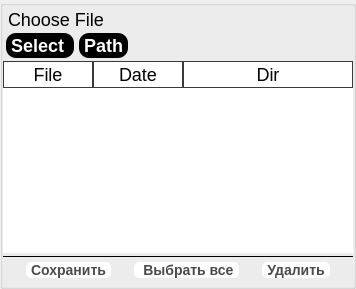
        <widget class="QGroupBox" name="LeftSBar">
         <property name="sizePolicy">
          <sizepolicy hsizetype="Expanding" vsizetype="Expanding">
           <horstretch>0</horstretch>
           <verstretch>0</verstretch>
          </sizepolicy>
         </property>
         <property name="minimumSize">
          <size>
           <width>0</width>
           <height>0</height>
          </size>
         </property>
         <property name="maximumSize">
          <size>
           <width>352</width>
           <height>16777215</height>
          </size>
         </property>
         <property name="styleSheet">
          <string notr="true">#LeftSBar{
	border: 1px solid;
	border-radius: 5px;
	background-color: white;
	color: black;
}</string>
         </property>
         <layout class="QVBoxLayout" name="LeftSideBar">
          <property name="spacing">
           <number>0</number>
          </property>
          <property name="leftMargin">
           <number>0</number>
          </property>
          <property name="topMargin">
           <number>0</number>
          </property>
          <property name="rightMargin">
           <number>0</number>
          </property>
          <property name="bottomMargin">
           <number>0</number>
          </property>
          <item>
           <widget class="QFrame" name="Content_L">
            <property name="sizePolicy">
             <sizepolicy hsizetype="Expanding" vsizetype="Expanding">
              <horstretch>0</horstretch>
              <verstretch>0</verstretch>
             </sizepolicy>
            </property>
            <property name="styleSheet">
             <string notr="true">QPushButton {
	font-weight: bold;
    font-size: 14px;
    color: rgb(75, 75, 75);
    background-color: white;  
    border: none;
    border-radius: 5px;
    padding: 0px 5px;
}

QPushButton:hover {
    background-color: rgb(222, 222, 222);  
}

QPushButton:pressed {
    background-color: rgb(167, 167, 167);
  	color: black;
}

#btns{
	border-top: 1px solid black;	
}</string>
            </property>
            <layout class="QVBoxLayout" name="verticalLayout_10">
             <property name="spacing">
              <number>3</number>
             </property>
             <property name="leftMargin">
              <number>0</number>
             </property>
             <property name="topMargin">
              <number>3</number>
             </property>
             <property name="rightMargin">
              <number>0</number>
             </property>
             <property name="bottomMargin">
              <number>3</number>
             </property>
             <item>
              <widget class="QFrame" name="ChooseFile">
               <property name="sizePolicy">
                <sizepolicy hsizetype="Preferred" vsizetype="Fixed">
                 <horstretch>0</horstretch>
                 <verstretch>0</verstretch>
                </sizepolicy>
               </property>
               <property name="layoutDirection">
                <enum>Qt::LeftToRight</enum>
               </property>
               <property name="styleSheet">
                <string notr="true">QPushButton {
    color: white;
    background-color: rgb(0, 0, 0);  
    border: none;
    border-radius: 10px;
    padding: 2px 5px;
    font-size: 18px;
}

QPushButton:hover {
    background-color: rgb(86, 86, 86);  
}

QPushButton:pressed {
    background-color: rgb(165, 165, 165);
}

QLabel{
	font-size: 18px;
	color: black; 
	margin: 0px 1px;
}</string>
               </property>
               <layout class="QHBoxLayout" name="horizontalLayout_2">
                <property name="spacing">
                 <number>0</number>
                </property>
                <property name="leftMargin">
                 <number>0</number>
                </property>
                <property name="topMargin">
                 <number>0</number>
                </property>
                <property name="rightMargin">
                 <number>0</number>
                </property>
                <property name="bottomMargin">
                 <number>0</number>
                </property>
                <item>
                 <widget class="QFrame" name="verticalFrame">
                  <layout class="QVBoxLayout" name="verticalLayout_9">
                   <property name="spacing">
                    <number>3</number>
                   </property>
                   <property name="leftMargin">
                    <number>0</number>
                   </property>
                   <property name="topMargin">
                    <number>0</number>
                   </property>
                   <property name="rightMargin">
                    <number>0</number>
                   </property>
                   <property name="bottomMargin">
                    <number>0</number>
                   </property>
                   <item>
                    <widget class="QLabel" name="ChooseFile_lb">
                     <property name="font">
                      <font>
                       <pointsize>-1</pointsize>
                      </font>
                     </property>
                     <property name="layoutDirection">
                      <enum>Qt::LeftToRight</enum>
                     </property>
                     <property name="text">
                      <string>Choose File</string>
                     </property>
                    </widget>
                   </item>
                   <item>
                    <widget class="QFrame" name="horizontalFrame">
                     <property name="sizePolicy">
                      <sizepolicy hsizetype="Fixed" vsizetype="Fixed">
                       <horstretch>0</horstretch>
                       <verstretch>0</verstretch>
                      </sizepolicy>
                     </property>
                     <layout class="QHBoxLayout" name="horizontalLayout_4">
                      <property name="spacing">
                       <number>5</number>
                      </property>
                      <property name="leftMargin">
                       <number>3</number>
                      </property>
                      <property name="topMargin">
                       <number>0</number>
                      </property>
                      <property name="rightMargin">
                       <number>0</number>
                      </property>
                      <property name="bottomMargin">
                       <number>0</number>
                      </property>
                      <item>
                       <widget class="QPushButton" name="SelectFile_btn">
                        <property name="sizePolicy">
                         <sizepolicy hsizetype="Fixed" vsizetype="Fixed">
                          <horstretch>0</horstretch>
                          <verstretch>0</verstretch>
                         </sizepolicy>
                        </property>
                        <property name="layoutDirection">
                         <enum>Qt::RightToLeft</enum>
                        </property>
                        <property name="text">
                         <string>Select </string>
                        </property>
                        <property name="icon">
                         <iconset resource="res.qrc">
                          <normaloff>:/icon/icons/file_open_50dp_E3E3E3_FILL0_wght400_GRAD0_opsz48.svg</normaloff>:/icon/icons/file_open_50dp_E3E3E3_FILL0_wght400_GRAD0_opsz48.svg</iconset>
                        </property>
                        <property name="iconSize">
                         <size>
                          <width>20</width>
                          <height>20</height>
                         </size>
                        </property>
                        <property name="flat">
                         <bool>false</bool>
                        </property>
                       </widget>
                      </item>
                      <item>
                       <widget class="QPushButton" name="Copy_btn">
                        <property name="sizePolicy">
                         <sizepolicy hsizetype="Fixed" vsizetype="Fixed">
                          <horstretch>0</horstretch>
                          <verstretch>0</verstretch>
                         </sizepolicy>
                        </property>
                        <property name="layoutDirection">
                         <enum>Qt::RightToLeft</enum>
                        </property>
                        <property name="text">
                         <string>Path</string>
                        </property>
                        <property name="icon">
                         <iconset resource="res.qrc">
                          <normaloff>:/icon/icons/content_copy_50dp_E3E3E3_FILL0_wght400_GRAD0_opsz48.svg</normaloff>:/icon/icons/content_copy_50dp_E3E3E3_FILL0_wght400_GRAD0_opsz48.svg</iconset>
                        </property>
                       </widget>
                      </item>
                     </layout>
                    </widget>
                   </item>
                  </layout>
                 </widget>
                </item>
               </layout>
              </widget>
             </item>
             <item>
              <widget class="QTableWidget" name="FilesList">
               <property name="sizePolicy">
                <sizepolicy hsizetype="Fixed" vsizetype="Expanding">
                 <horstretch>0</horstretch>
                 <verstretch>0</verstretch>
                </sizepolicy>
               </property>
               <property name="minimumSize">
                <size>
                 <width>350</width>
                 <height>0</height>
                </size>
               </property>
               <property name="layoutDirection">
                <enum>Qt::LeftToRight</enum>
               </property>
               <property name="styleSheet">
                <string notr="true">QWidget { 
    background-color: white; 
	font: 8pt &quot;Yu Gothic UI Semibold&quot;;
	border: none;
}

 QTableWidget QHeaderView::section { 
	background-color: white;
    border: 1px solid rgb(58, 58, 58);
	color: black;
	font-size: 18px;
	font: 10pt &quot;Yu Gothic UI Semibold&quot;;
}

QTableCornerButton::section { 
	background-color: white;
    border: 1px solid rgb(58, 58, 58);
}

QHeaderView::section:vertical{
	font-size: 15px;
	padding: 0px;
	margin: 0px;
    border: 1px solid rgb(58, 58, 58);/* Граница */
	padding-left: 6px;
}

QTableWidget::item {
    background-color: rgb(255, 255, 255); /* Цвет фона */
    color: rgb(58, 58, 58);              /* Цвет текста */
    font-size: 15px;                     /* Размер шрифта */
    border: 1px solid rgb(58, 58, 58);/* Граница */
    padding: 0px;                        /* Отступ текста */
    margin: 0px;                         /* Внешний отступ */
}

QTableView::item:selected {
    background-color: rgb(206, 206, 206);             
}</string>
               </property>
               <property name="frameShape">
                <enum>QFrame::Box</enum>
               </property>
               <property name="autoScroll">
                <bool>true</bool>
               </property>
               <property name="editTriggers">
                <set>QAbstractItemView::NoEditTriggers</set>
               </property>
               <property name="tabKeyNavigation">
                <bool>true</bool>
               </property>
               <property name="alternatingRowColors">
                <bool>false</bool>
               </property>
               <property name="selectionBehavior">
                <enum>QAbstractItemView::SelectRows</enum>
               </property>
               <property name="gridStyle">
                <enum>Qt::SolidLine</enum>
               </property>
               <property name="sortingEnabled">
                <bool>false</bool>
               </property>
               <property name="wordWrap">
                <bool>true</bool>
               </property>
               <property name="cornerButtonEnabled">
                <bool>false</bool>
               </property>
               <property name="rowCount">
                <number>0</number>
               </property>
               <property name="columnCount">
                <number>3</number>
               </property>
               <attribute name="horizontalHeaderVisible">
                <bool>true</bool>
               </attribute>
               <attribute name="horizontalHeaderCascadingSectionResizes">
                <bool>false</bool>
               </attribute>
               <attribute name="horizontalHeaderDefaultSectionSize">
                <number>90</number>
               </attribute>
               <attribute name="horizontalHeaderHighlightSections">
                <bool>true</bool>
               </attribute>
               <attribute name="horizontalHeaderMinimumSectionSize">
                <number>50</number>
               </attribute>
               <attribute name="horizontalHeaderShowSortIndicator" stdset="0">
                <bool>false</bool>
               </attribute>
               <attribute name="horizontalHeaderStretchLastSection">
                <bool>true</bool>
               </attribute>
               <attribute name="verticalHeaderVisible">
                <bool>true</bool>
               </attribute>
               <attribute name="verticalHeaderCascadingSectionResizes">
                <bool>false</bool>
               </attribute>
               <attribute name="verticalHeaderDefaultSectionSize">
                <number>35</number>
               </attribute>
               <attribute name="verticalHeaderHighlightSections">
                <bool>true</bool>
               </attribute>
               <attribute name="verticalHeaderMinimumSectionSize">
                <number>30</number>
               </attribute>
               <attribute name="verticalHeaderShowSortIndicator" stdset="0">
                <bool>false</bool>
               </attribute>
               <attribute name="verticalHeaderStretchLastSection">
                <bool>false</bool>
               </attribute>
               <column>
                <property name="text">
                 <string>File</string>
                </property>
               </column>
               <column>
                <property name="text">
                 <string>Date</string>
                </property>
               </column>
               <column>
                <property name="text">
                 <string>Dir</string>
                </property>
                <property name="textAlignment">
                 <set>AlignCenter</set>
                </property>
               </column>
              </widget>
             </item>
             <item>
              <widget class="QFrame" name="btns">
               <property name="sizePolicy">
                <sizepolicy hsizetype="Expanding" vsizetype="Fixed">
                 <horstretch>0</horstretch>
                 <verstretch>0</verstretch>
                </sizepolicy>
               </property>
               <layout class="QHBoxLayout" name="horizontalLayout_6">
                <property name="spacing">
                 <number>0</number>
                </property>
                <property name="leftMargin">
                 <number>0</number>
                </property>
                <property name="topMargin">
                 <number>5</number>
                </property>
                <property name="rightMargin">
                 <number>0</number>
                </property>
                <property name="bottomMargin">
                 <number>5</number>
                </property>
                <item>
                 <widget class="QPushButton" name="SaveBtn">
                  <property name="sizePolicy">
                   <sizepolicy hsizetype="Fixed" vsizetype="Fixed">
                    <horstretch>0</horstretch>
                    <verstretch>0</verstretch>
                   </sizepolicy>
                  </property>
                  <property name="text">
                   <string>Сохранить</string>
                  </property>
                  <property name="icon">
                   <iconset resource="res.qrc">
                    <normaloff>:/icon/icons/save_50dp_000000_FILL0_wght400_GRAD0_opsz48.svg</normaloff>:/icon/icons/save_50dp_000000_FILL0_wght400_GRAD0_opsz48.svg</iconset>
                  </property>
                  <property name="iconSize">
                   <size>
                    <width>25</width>
                    <height>25</height>
                   </size>
                  </property>
                 </widget>
                </item>
                <item>
                 <widget class="QPushButton" name="SelectAll">
                  <property name="sizePolicy">
                   <sizepolicy hsizetype="Fixed" vsizetype="Fixed">
                    <horstretch>0</horstretch>
                    <verstretch>0</verstretch>
                   </sizepolicy>
                  </property>
                  <property name="text">
                   <string> Выбрать все</string>
                  </property>
                  <property name="icon">
                   <iconset resource="res.qrc">
                    <normaloff>:/icon/icons/select_all_50dp_000000_FILL0_wght400_GRAD0_opsz48.svg</normaloff>:/icon/icons/select_all_50dp_000000_FILL0_wght400_GRAD0_opsz48.svg</iconset>
                  </property>
                  <property name="iconSize">
                   <size>
                    <width>25</width>
                    <height>25</height>
                   </size>
                  </property>
                  <property name="checkable">
                   <bool>true</bool>
                  </property>
                 </widget>
                </item>
                <item>
                 <widget class="QPushButton" name="DeleteBtn">
                  <property name="sizePolicy">
                   <sizepolicy hsizetype="Fixed" vsizetype="Fixed">
                    <horstretch>0</horstretch>
                    <verstretch>0</verstretch>
                   </sizepolicy>
                  </property>
                  <property name="text">
                   <string>Удалить</string>
                  </property>
                  <property name="icon">
                   <iconset resource="res.qrc">
                    <normaloff>:/icon/icons/delete_50dp_000000_FILL0_wght400_GRAD0_opsz48.svg</normaloff>:/icon/icons/delete_50dp_000000_FILL0_wght400_GRAD0_opsz48.svg</iconset>
                  </property>
                  <property name="iconSize">
                   <size>
                    <width>25</width>
                    <height>25</height>
                   </size>
                  </property>
                 </widget>
                </item>
               </layout>
              </widget>
             </item>
            </layout>
           </widget>
          </item>
         </layout>
        </widget>
